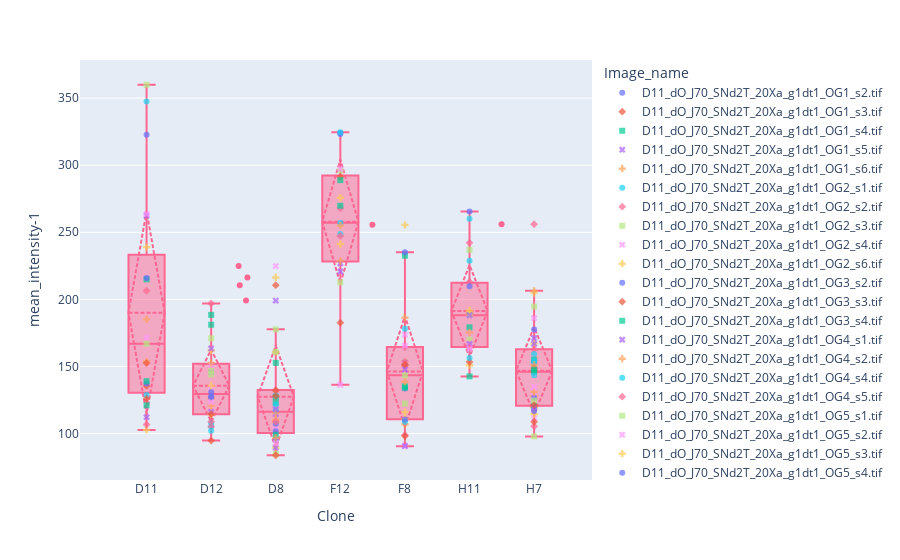

The cell this chart's notebook holds for it:
### Code cell
# First select your channel of interest: here we focused on the 3rd channel ('mean_intensity_2')

# Create a scatter plot using plotly express
fig = px.scatter(mean_intensity_1, x='Clone', y='mean_intensity-1', color='Image_name', symbol='Image_name', opacity=0.7)

# Overlay a boxplot using plotly graph objects
box_trace = go.Box(x=mean_intensity_1['Clone'], y=mean_intensity_1['mean_intensity-1'], boxpoints='outliers', jitter=0.3, pointpos=-1.8, boxmean='sd')
fig.add_trace(box_trace)

# Set layout options
fig.update_layout(
    boxmode='overlay',
    boxgroupgap=0.2,
    boxgap=0.3
)

# Show the plot
fig.show()
